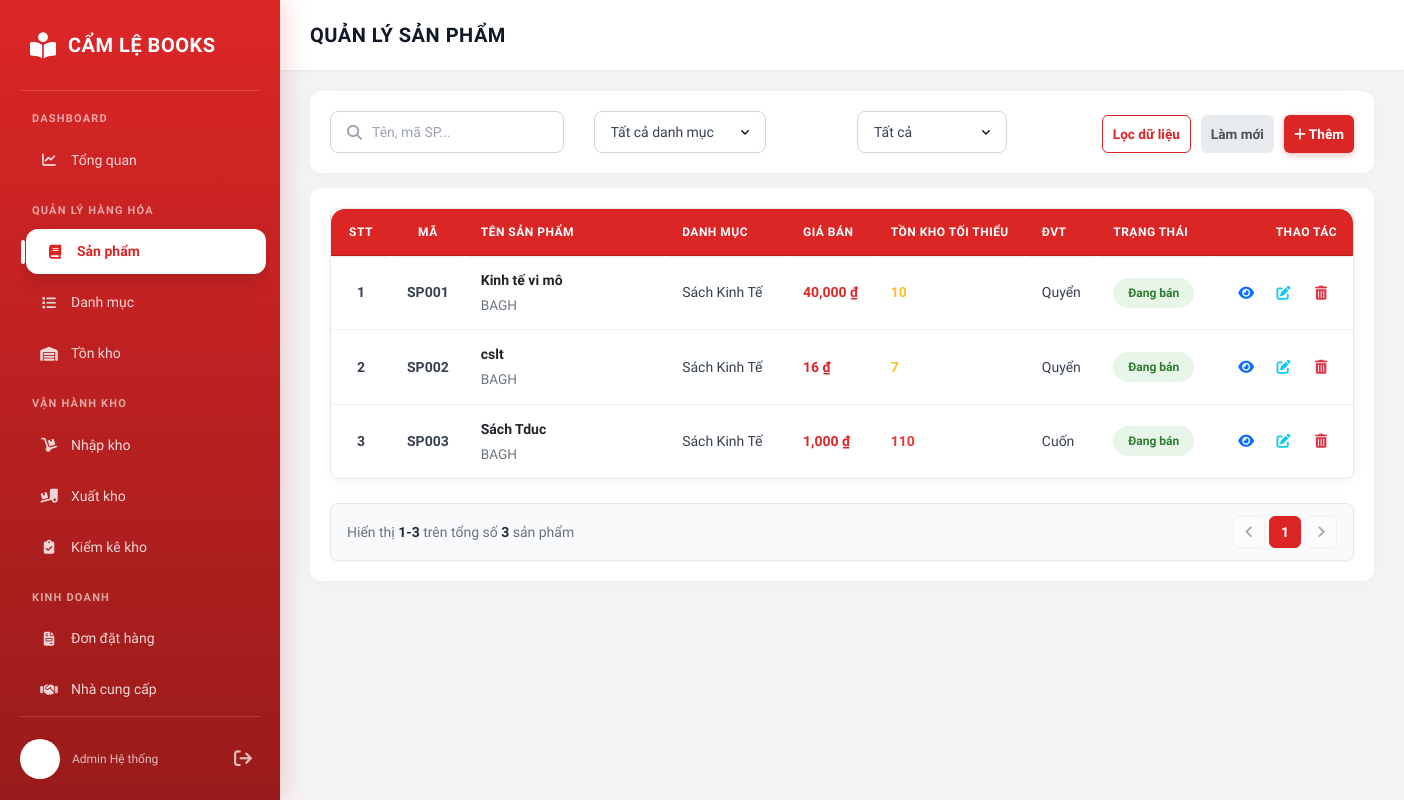
Page /sanpham/ on the committed database.
### inventory/models.py (models this page shows, shortened)
class SanPham(models.Model):
    maSP = models.CharField(max_length=50, primary_key=True)
    danhMuc = models.ForeignKey(DanhMuc, on_delete=models.CASCADE)
    nhaCungCap = models.ForeignKey(NhaCungCap, on_delete=models.CASCADE)
    tenSP = models.CharField(max_length=255)
    donViTinh = models.CharField(max_length=50)
    giaBan = models.DecimalField(max_digits=15, decimal_places=2, validators=[MinValueValidator(0)])
    tonKhoToiThieu = models.IntegerField(default=0, validators=[MinValueValidator(0)])
    trangThai = models.IntegerField(default=1)
    moTa = models.TextField(null=True, blank=True)
    anhSP = models.ImageField(upload_to='products/', null=True, blank=True)
    class Meta:
        constraints = [
            models.CheckConstraint(
                check=Q(giaBan__gte=0),
                name='sp_giaBan_gte_0'
            ),
            models.CheckConstraint(
                check=Q(tonKhoToiThieu__gte=0),
                name='sp_tonKhoToiThieu_gte_0'
            ),
            models.CheckConstraint(
                check=Q(trangThai__in=[0, 1]),
                name='sp_trangThai_valid'
            ),
        ]

class NhaCungCap(models.Model):
    maNCC = models.CharField(max_length=50, primary_key=True)
    tenNCC = models.CharField(max_length=255)
    soDienThoai = models.CharField(max_length=15)
    email = models.EmailField()
    diaChi = models.TextField()
    class Meta:
        constraints = [
            models.UniqueConstraint(fields=['soDienThoai'], name='ncc_unique_soDienThoai'),
            models.UniqueConstraint(fields=['email'], name='ncc_unique_email'),
        ]

class DanhMuc(models.Model):
    maDanhMuc = models.CharField(max_length=50, primary_key=True)
    tenDanhMuc = models.CharField(max_length=255)
    maDanhMucCha = models.ForeignKey('self', on_delete=models.SET_NULL, null=True, blank=True)
    trangThai = models.IntegerField(default=1)
    class Meta:
        constraints = [
            models.CheckConstraint(
                check=Q(trangThai__in=[0, 1]),
                name='dm_trangThai_valid'
            ),
            models.CheckConstraint(
                check=~Q(maDanhMuc=F('maDanhMucCha')),
                name='dm_not_self_parent'
            ),
        ]

### inventory/views/product_views.py (the view, shortened to what this page needs)
# urls.py: path("sanpham/", sanpham, name="sanpham"),
def sanpham(request):
    products = SanPham.objects.select_related('danhMuc', 'nhaCungCap').prefetch_related('tonkho', 'chitiet_sach').order_by('maSP')
    categories = DanhMuc.objects.all()
    suppliers = NhaCungCap.objects.all()
    return render(request, 'inventory/products/product_list.html', {
        'products': products,
        'categories': categories,
        'suppliers': suppliers
    })

### inventory/templates/inventory/products/product_list.html (shortened to what this page needs)
{% load static %}
{% load humanize %}
<!DOCTYPE html>
<html lang="vi">
<head>
    <script src="https://cdn.tailwindcss.com"></script>
    <link rel="stylesheet" href="https://cdnjs.cloudflare.com/ajax/libs/font-awesome/6.4.0/css/all.min.css">
    <link rel="stylesheet" href="{% static 'css/0.0.style.css' %}">
</head>
<body>
<nav class="sidebar" id="sidebar-container">
    {% include 'partials/sidebar.html' %}
</nav>
<main class="main-content">
    <div class="content-header">
        <h1>QUẢN LÝ SẢN PHẨM</h1>
    </div>
    <div class="content-body" style="padding-top: 20px;">
        <div class="content-block" style="margin-bottom: 15px; padding: 20px;">
            <div class="row align-items-end">
                <div class="col-md-3">
                    <div class="frm-search-box"><i class="fas fa-search"></i><input type="text" id="searchInput"
                                                                                    placeholder="Tên, mã SP..."
                                                                                    oninput="filterProducts()"
                                                                                    onkeyup="filterProducts()"></div>
                </div>
                <div class="col-md-3">
                    <select id="categoryFilter" class="frm-select" onchange="filterProducts()">
                        <option value="all">Tất cả danh mục</option>
                    </select>
                </div>
                <div class="col-md-3">
                    <select id="statusFilter" class="frm-select" onchange="filterProducts()">
                        <option value="all">Tất cả</option>
                    </select>
                </div>
                <div class="col-md-3 d-flex justify-content-end gap-2">
                    <button class="btn-search"
                            style="padding: 8px 10px; flex: 1; font-size: 0.85rem; white-space: nowrap;"
                            onclick="filterProducts()">Lọc dữ liệu
                    </button>
                    <button class="btn-cancel"
                            style="padding: 8px 10px; flex: 1; font-size: 0.85rem; margin: 0; white-space: nowrap;"
                            onclick="resetFilters()">Làm mới
                    </button>
                    <button class="btn-add" onclick="openProductModal('create')"
                            style="padding: 8px 10px; flex: 1; font-size: 0.85rem; white-space: nowrap;">
                        <i class="fa-solid fa-plus"></i> Thêm
                    </button>
                </div>
            </div>
        </div>
        <div class="table-block" style="padding: 20px;">
            <div class="table-wrapper">
                <table class="table-custom" id="productTable">
                    <thead>
                    <tr>
                        <th width="60" class="col-index text-center ">STT</th>
                        <th width="60" class="col-index">Mã</th>
                        <th style="min-width: 200px;">Tên sản phẩm</th>
                        <th style="min-width: 120px;">Danh mục</th>
                        <th>Giá bán</th>
                        <th>Tồn kho tối thiểu</th>
                        <th>ĐVT</th>
                        <th>Trạng thái</th>
                        <th class="action-cell" style="text-align: right; padding-right: 25px;">Thao tác</th>
                    </tr>
                    </thead>
                    <tbody id="tableBody">
                    {% for product in products %}
                    <tr class="product-row" data-category="{{ product.danhMuc.maDanhMuc }}"
                        data-status="{{ product.trangThai }}">
                        <td class="col-index text-center font-bold">{{ forloop.counter }}</td>
                        <td class="col-index sp-code">{{ product.maSP }}</td>
                        <td><span class="product-name">{{ product.tenSP }}</span><span class="product-meta">{{ product.nhaCungCap.tenNCC }}</span>
                        </td>
                        <td>{{ product.danhMuc.tenDanhMuc }}</td>
                        <td class="price-text">{{ product.giaBan|floatformat:0|intcomma }} ₫</td>
                        <td class="{% if product.tonkho.soluongTon > 50 %}stock-high{% elif product.tonkho.soluongTon == 0 %}stock-low{% else %}stock-med{% endif %}">
                            {{ product.tonKhoToiThieu|default:0 }}
                        </td>
                        <td>{{ product.donViTinh }}</td>
                        <td><span
                                class="badge-pill-custom {% if product.trangThai == 1 %}badge-active{% else %}badge-inactive{% endif %}">{% if product.trangThai == 1 %}Đang bán{% else %}Ngừng bán{% endif %}</span>
                        </td>
                        <td class="action-cell">
                            <button class="btn-icon icon-view" onclick="openProductModal('view', '{{ product.maSP }}')">
                                <i class="fas fa-eye"></i></button>
                            <button class="btn-icon icon-edit" onclick="openProductModal('edit', '{{ product.maSP }}')">
                                <i class="fas fa-edit"></i></button>
                            <button class="btn-icon icon-del" onclick="deleteProduct('{{ product.maSP }}')"><i
                                    class="fas fa-trash-alt"></i></button>
                        </td>
                    </tr>
                    {% endfor %}
                    </tbody>
                </table>
            </div>
            <div id="paginationControls" class="w-full mt-6"></div>
        </div>
    </div>
</main>
</body>
</html>

### inventory/templates/inventory/products/product_list.html (style rules this page uses)
.col-md-3 { flex: 0 0 25%; max-width: 25%; padding-right: 15px; padding-left: 15px; box-sizing: border-box; }
.align-items-end { align-items: flex-end !important; }
.gap-2 { gap: 10px !important; }
.table-wrapper { max-height: 380px; overflow-y: auto; overflow-x: auto; border-radius: 8px; }
.table-custom th { position: sticky; top: 0; z-index: 10; background-color: #f8f9fa; box-shadow: 0 2px 2px -1px rgba(0,0,0,0.1); }

### rows in the picture
SanPham: maSP "SP001", tenSP "Kinh tế vi mô", nhaCungCap.tenNCC "BAGH", danhMuc.tenDanhMuc "Sách Kinh Tế", giaBan "40,000", tonKhoToiThieu "10", donViTinh "Quyển", trangThai "Đang bán"
SanPham: maSP "SP002", tenSP "cslt", nhaCungCap.tenNCC "BAGH", danhMuc.tenDanhMuc "Sách Kinh Tế", giaBan "16", tonKhoToiThieu "7", donViTinh "Quyển", trangThai "Đang bán"
SanPham: maSP "SP003", tenSP "Sách Tduc", nhaCungCap.tenNCC "BAGH", danhMuc.tenDanhMuc "Sách Kinh Tế", giaBan "1,000", tonKhoToiThieu "110", donViTinh "Cuốn", trangThai "Đang bán"
